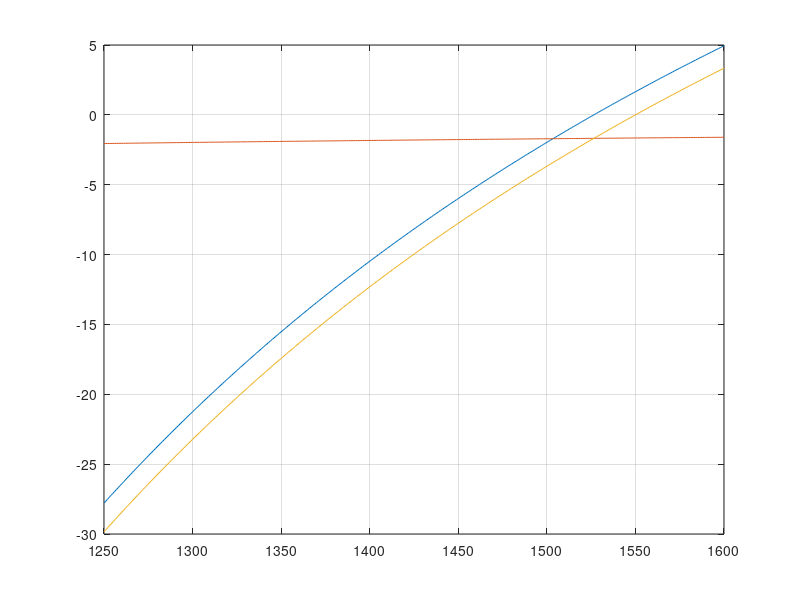

Reproduce this figure in MATLAB.
clc; clear; close all;

S0=0.070;
lambda_o=1550;
n2=1.48;
der=0.26;
rri=0.002;
lambda=1250:1:1600;
c=3*(10^5);

Dwg=(((-1)*n2*rri*der)./(c.*lambda))*(10^(12));
Dt=(lambda.*S0.*(1-((lambda_o./lambda).^4)))/4;

Dm=Dt-Dwg;
figure;
xlabel('Wavelength (nm)');
ylabel('Dispersion (ps/(nm*km))');
title('Dispersion profile');
plot(lambda,Dm);
hold all;
plot(lambda,Dwg);
hold all;
plot(lambda,Dt);
grid on;





